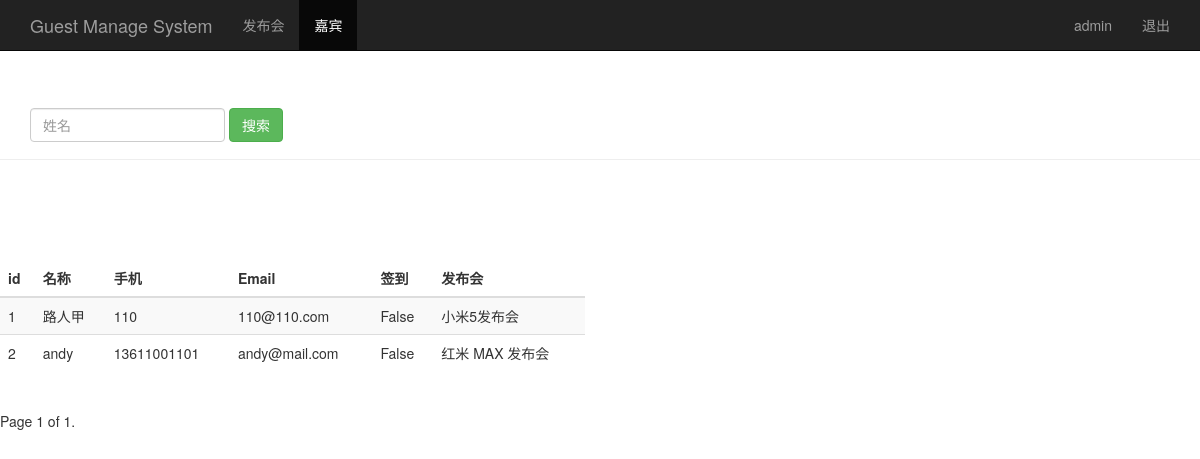
The page /guest_manage/ (signed in) on the database its author committed.
### sign/models.py (models this page shows, shortened)
class Guest(models.Model):
    event = models.ForeignKey(Event,on_delete=models.CASCADE)  # 关联发布会 id
    realname = models.CharField(max_length=64)  # 姓名
    phone = models.CharField(max_length=16)  # 手机号
    email = models.EmailField()  # 邮箱
    sign = models.BooleanField()  # 签到状态
    create_time = models.DateTimeField(auto_now=True)  # 创建时间（自动获取当前时间）
    class Meta:
        unique_together = ("event", "phone")

class Event(models.Model):
    name = models.CharField(max_length=100)  # 发布会标题
    limit = models.IntegerField()  # 参加人数
    status = models.BooleanField()  # 状态
    address = models.CharField(max_length=200)  # 地址
    start_time = models.DateTimeField('events time')  # 发布会时间
    create_time = models.DateTimeField(auto_now=True)  # 创建时间（自动获取当前时间）
    def __str__(self):
        return self.name

### sign/views.py (the view)
# urls.py: path('guest_manage/', views.guest_manage),  # 添加 guest_manage/路径配置
@login_required
def guest_manage(request):
    username = request.session.get('user', '')
    guest_list = Guest.objects.all()
    paginator = Paginator(guest_list, 5)
    page = request.GET.get('page')
    try:
        contacts = paginator.page(page)
    except PageNotAnInteger:
        contacts = paginator.page(1)
    except EmptyPage:
        contacts = paginator.page(paginator.num_pages)
    return render(request, "guest_manage.html", {"user": username,
                                             "guests": contacts})

### sign/templates/guest_manage.html (shortened to what this page needs)
<!DOCTYPE html>
<html lang="en">
<head>
    {% load bootstrap3 %}
    {% bootstrap_css %}
</head>
<body>
<nav class="navbar navbar-inverse navbar-fixed-top">
    <div class="container">
        <div class="navbar-header">
            <a class="navbar-brand" href="/event_manage/">Guest Manage System</a>
        </div>
        <div id="navbar" class="collapse navbar-collapse">
            <ul class="nav navbar-nav">
                <li><a href="/event_manage/">发布会</a></li>
                <li class="active"><a href="#">嘉宾</a></li>
            </ul>
            <ul class="nav navbar-nav navbar-right">
                <li><a href="#">{{ user }}</a></li>
                <li><a href="/logout/">退出</a></li>
            </ul>
        </div>
    </div>
</nav>
<div class="page-header" style="padding-top: 60px;">
    <div id="navbar" class="navbar-collapse collapse">
        <form class="navbar-form" method="get" action="/search_name_guest/">
            <div class="form-group">
                <input name="realname" type="text" placeholder="姓名" class="form-control">
            </div>
            <button type="submit" class="btn btn-success">搜索</button>
        </form>
    </div>
</div>
<div class="row" style="padding-top: 80px;">
    <div class="col-md-6">
        <table class="table table-striped">
            <thead>
            <tr>
                <th>id</th>
                <th>名称</th>
                <th>手机</th>
                <th>Email</th>
                <th>签到</th>
                <th>发布会</th>
            </tr>
            </thead>
            <tbody>
            {% for guest in guests %}
                <tr>
                    <td>{{ guest.id }}</td>
                    <td>{{ guest.realname }}</td>
                    <td>{{ guest.phone }}</td>
                    <td>{{ guest.email }}</td>
                    <td>{{ guest.sign }}</td>
                    <td>{{ guest.event }}</td>
                </tr>
            {% endfor %}
            </tbody>
        </table>
    </div>
</div>
<div class="pagination">
    <span class="step-links">
            <span class="current">
                Page {{ guests.number }} of {{ guests.paginator.num_pages }}.
            </span>
    </span>
</div>
</body>
</html>

### rows shown on the page
Guest: id "1", realname "路人甲", phone "110", email "110@110.com", sign "False", event "小米5发布会"
Guest: id "2", realname "andy", phone "13611001101", email "andy@mail.com", sign "False", event "红米 MAX 发布会"

### other values the page prints
{{ user }} "admin"
{{ guests.number }} "1"
{{ guests.paginator.num_pages }} "1"
